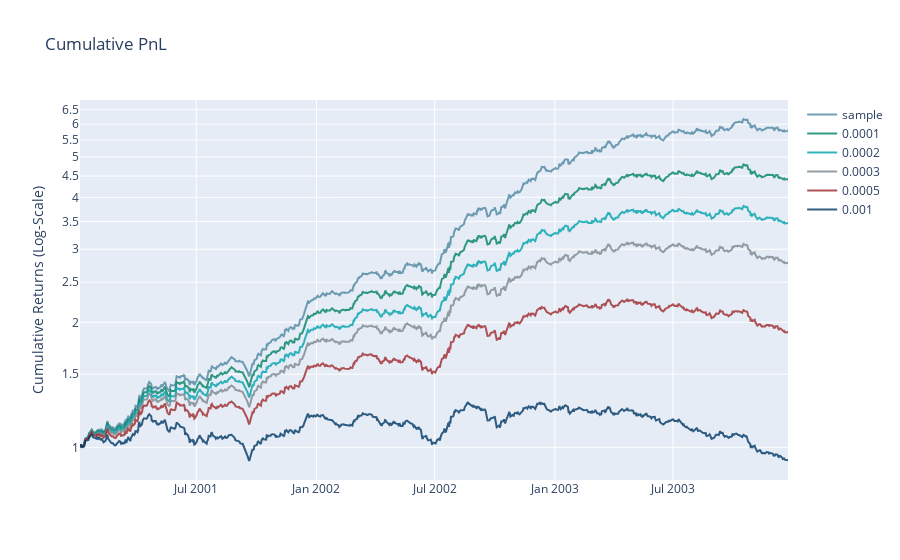

Here is the notebook cell this chart was saved with:
### Code cell
plotting(pnl_results, transaction_costs)

### Figure 1 — Plotly figure (JSON) as saved in the notebook; plotly's stock layout.template omitted (floating-point values rounded to 4 significant figures; data arrays with more than 128 entries replaced by an {"elided": "..."} marker saying what was removed)
{"data": [{"line": {"color": "#4E87A0", "width": 2}, "name": "sample", "opacity": 0.8, "type": "scatter", "x": {"elided": "746 str values"}, "y": {"elided": "746 float values"}}, {"line": {"color": "#008264", "width": 2}, "name": "0.0001", "opacity": 0.8, "type": "scatter", "x": {"elided": "746 str values"}, "y": {"elided": "746 float values"}}, {"line": {"color": "#00A3AD", "width": 2}, "name": "0.0002", "opacity": 0.8, "type": "scatter", "x": {"elided": "746 str values"}, "y": {"elided": "746 float values"}}, {"line": {"color": "#7C878E", "width": 2}, "name": "0.0003", "opacity": 0.8, "type": "scatter", "x": {"elided": "746 str values"}, "y": {"elided": "746 float values"}}, {"line": {"color": "#9E2A2B", "width": 2}, "name": "0.0005", "opacity": 0.8, "type": "scatter", "x": {"elided": "746 str values"}, "y": {"elided": "746 float values"}}, {"line": {"color": "#003865", "width": 2}, "name": "0.001", "opacity": 0.8, "type": "scatter", "x": {"elided": "746 str values"}, "y": {"elided": "746 float values"}}], "layout": {"title": {"text": "Cumulative PnL"}, "yaxis": {"title": {"text": "Cumulative Returns (Log-Scale)"}, "type": "log"}}}
